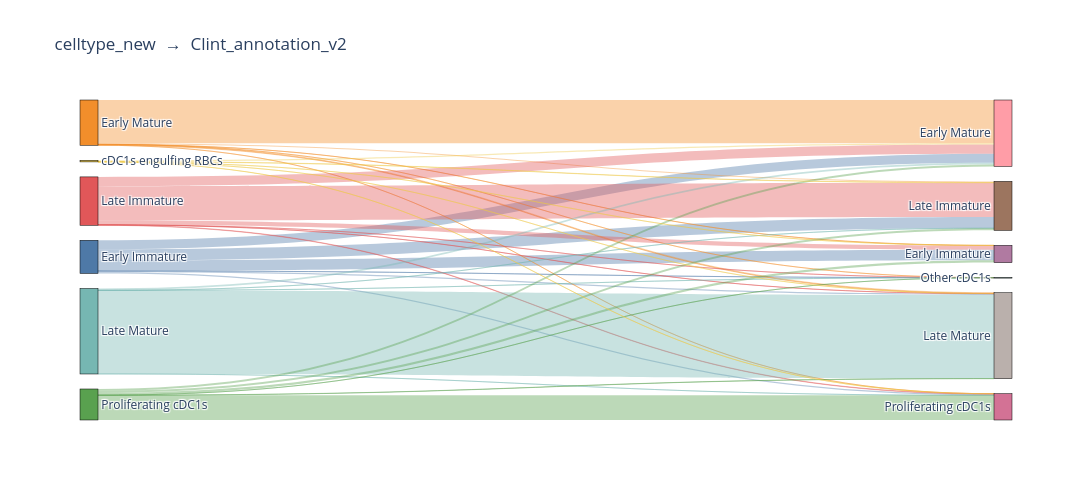

Notebook cell for this chart:
### Markdown cell above
Now, we can compare Samuel's annotation to Clint's, using UMAP, Sankey plot and maybe a heatmap.

### Code cell
COL_RIGHT = "Clint_annotation_v2"
COL_LEFT = "celltype_new"
INCLUDE_MISSING = False   # if True, cells with NaN in either column get
                           # bucketed into a "Not annotated" node instead
                           # of being dropped
MIN_LINK_SIZE = 0         # hide flows smaller than this many cells (0 = show all)
 
 
def build_sankey(adata, col_left, col_right, include_missing=False, min_link_size=0):
    df = adata.obs[[col_left, col_right]].copy()
    df[col_left] = df[col_left].astype(object)
    df[col_right] = df[col_right].astype(object)
 
    if include_missing:
        df[col_left] = df[col_left].fillna("Not annotated")
        df[col_right] = df[col_right].fillna("Not annotated")
    else:
        n_before = len(df)
        df = df.dropna(subset=[col_left, col_right])
        n_dropped = n_before - len(df)
        if n_dropped:
            print(f"Dropped {n_dropped} cells missing '{col_left}' or '{col_right}' "
                  f"(set INCLUDE_MISSING=True to keep them as a 'Not annotated' node).")
 
    # counts per (left, right) pair
    counts = df.groupby([col_left, col_right]).size().reset_index(name="n")
    if min_link_size > 0:
        counts = counts[counts["n"] >= min_link_size]
 
    left_labels = sorted(df[col_left].unique().tolist())
    right_labels = sorted(df[col_right].unique().tolist())

    # Separate internal node IDs
    left_ids = [f"left_{x}" for x in left_labels]
    right_ids = [f"right_{x}" for x in right_labels]

    all_ids = left_ids + right_ids
    all_labels = left_labels + right_labels

    label_to_idx = {
        **{f"left_{lab}": i for i, lab in enumerate(left_labels)},
        **{f"right_{lab}": i + len(left_labels) for i, lab in enumerate(right_labels)}
    }
 
    # simple distinct color palette, cycled if more categories than colors
    palette = [
        "#4E79A7", "#F28E2B", "#E15759", "#76B7B2", "#59A14F",
        "#EDC948", "#B07AA1", "#FF9DA7", "#9C755F", "#BAB0AC",
        "#86BCB6", "#D37295", "#FABFD2", "#B6992D", "#499894",
    ]
    node_colors = [palette[i % len(palette)] for i in range(len(all_labels))]
 
    sources = (
        "left_" + counts[col_left]
    ).map(label_to_idx).tolist()

    targets = (
        "right_" + counts[col_right]
    ).map(label_to_idx).tolist()
    values = counts["n"].tolist()
 
    # semi-transparent link colors, taken from the source node's color
    def hex_to_rgba(h, alpha=0.4):
        h = h.lstrip("#")
        r, g, b = int(h[0:2], 16), int(h[2:4], 16), int(h[4:6], 16)
        return f"rgba({r},{g},{b},{alpha})"
 
    link_colors = [hex_to_rgba(node_colors[s]) for s in sources]
 
    fig = go.Figure(data=[go.Sankey(
        arrangement="fixed",
        node=dict(
            pad=15,
            thickness=18,
            line=dict(color="black", width=0.5),
            label=all_labels,
            color=node_colors,
        ),
        link=dict(
            source=sources,
            target=targets,
            value=values,
            color=link_colors,
        ),
    )])
 
    fig.update_layout(
        title_text=f"{col_left}  →  {col_right}",
        font_size=12,
        width=1100,
        height=max(500, 25 * max(len(left_labels), len(right_labels))),
    )
    return fig
 
 
if __name__ == "__main__":
    fig = build_sankey(adata, COL_LEFT, COL_RIGHT, INCLUDE_MISSING, MIN_LINK_SIZE)
    fig.write_html("sankey_clint_vs_celltype_new.html")
    fig.show()

### Figure 1 — Plotly figure (JSON) as saved in the notebook; plotly's stock layout.template omitted (floating-point values rounded to 4 significant figures)
{"data": [{"arrangement": "fixed", "link": {"color": ["rgba(78,121,167,0.4)", "rgba(78,121,167,0.4)", "rgba(78,121,167,0.4)", "rgba(78,121,167,0.4)", "rgba(78,121,167,0.4)", "rgba(78,121,167,0.4)", "rgba(242,142,43,0.4)", "rgba(242,142,43,0.4)", "rgba(242,142,43,0.4)", "rgba(242,142,43,0.4)", "rgba(242,142,43,0.4)", "rgba(242,142,43,0.4)", "rgba(225,87,89,0.4)", "rgba(225,87,89,0.4)", "rgba(225,87,89,0.4)", "rgba(225,87,89,0.4)", "rgba(225,87,89,0.4)", "rgba(225,87,89,0.4)", "rgba(118,183,178,0.4)", "rgba(118,183,178,0.4)", "rgba(118,183,178,0.4)", "rgba(118,183,178,0.4)", "rgba(118,183,178,0.4)", "rgba(89,161,79,0.4)", "rgba(89,161,79,0.4)", "rgba(89,161,79,0.4)", "rgba(89,161,79,0.4)", "rgba(89,161,79,0.4)", "rgba(89,161,79,0.4)", "rgba(237,201,72,0.4)", "rgba(237,201,72,0.4)", "rgba(237,201,72,0.4)", "rgba(237,201,72,0.4)", "rgba(237,201,72,0.4)"], "source": [0, 0, 0, 0, 0, 0, 1, 1, 1, 1, 1, 1, 2, 2, 2, 2, 2, 2, 3, 3, 3, 3, 3, 4, 4, 4, 4, 4, 4, 5, 5, 5, 5, 5], "target": [6, 7, 8, 9, 10, 11, 6, 7, 8, 9, 10, 11, 6, 7, 8, 9, 10, 11, 7, 8, 9, 10, 11, 6, 7, 8, 9, 10, 11, 6, 7, 8, 9, 11], "value": [5709, 4875, 6070, 702, 26, 642, 28, 23469, 609, 451, 8, 16, 2393, 5033, 18591, 39, 7, 209, 1008, 31, 45392, 24, 8, 1225, 962, 1159, 100, 1, 13396, 20, 712, 138, 9, 14]}, "node": {"color": ["#4E79A7", "#F28E2B", "#E15759", "#76B7B2", "#59A14F", "#EDC948", "#B07AA1", "#FF9DA7", "#9C755F", "#BAB0AC", "#86BCB6", "#D37295"], "label": ["Early Immature", "Early Mature", "Late Immature", "Late Mature", "Proliferating cDC1s", "cDC1s engulfing RBCs", "Early Immature", "Early Mature", "Late Immature", "Late Mature", "Other cDC1s", "Proliferating cDC1s"], "line": {"color": "black", "width": 0.5}, "pad": 15, "thickness": 18}, "type": "sankey"}], "layout": {"font": {"size": 12}, "height": 500, "title": {"text": "celltype_new  →  Clint_annotation_v2"}, "width": 1100}}
